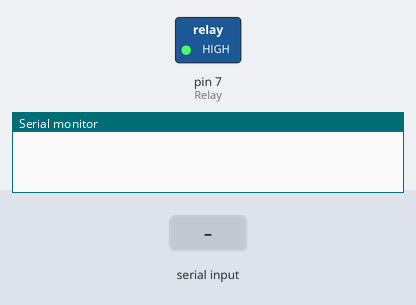
The sketch below on a simulated Arduino Uno, built with avr-gcc and run on an emulated ATmega328P. On the bench: switched loads named in the sketch (green lamp = pin HIGH), the last lines printed to the serial monitor. The test bench sets the inputs (shaded band).

Above: at 1.2 s.
1.3 s: "1" received over Serial
At 2.2 s:
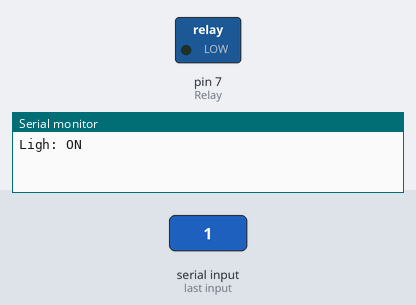
2.8 s: "0" received over Serial
At 3.3 s:
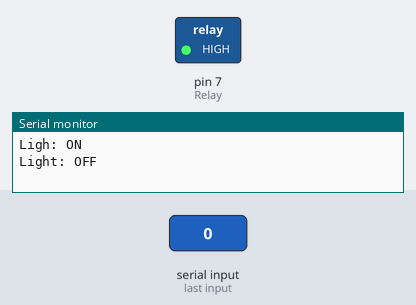
Timing chart, 0 to 5.8 s (numbered marks = the images above; inputs shaded):
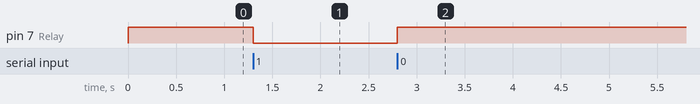

Measured:
- after the input at 1.3 s, pin 7 (Relay): HIGH → LOW at once
- after the input at 2.8 s, pin 7 (Relay): LOW → HIGH at once

The sketch:

Lamp_-_Relay_-_Bluetooth___Console.ino
```cpp
#define Relay 7
int state = 0;

void setup() {
  pinMode(Relay, OUTPUT);
  digitalWrite(Relay, HIGH);
  Serial.begin(9600);
}

void loop() {
  if(Serial.available() > 0){
    state = Serial.read();
  }

  if (state == '0'){
    digitalWrite(Relay, HIGH); // Turn light on
    Serial.println("Light: OFF");
    state = 0;
  }
  else if (state == '1'){
    digitalWrite(Relay, LOW);
    Serial.println("Ligh: ON");
    state = 0;
  }

}
```
